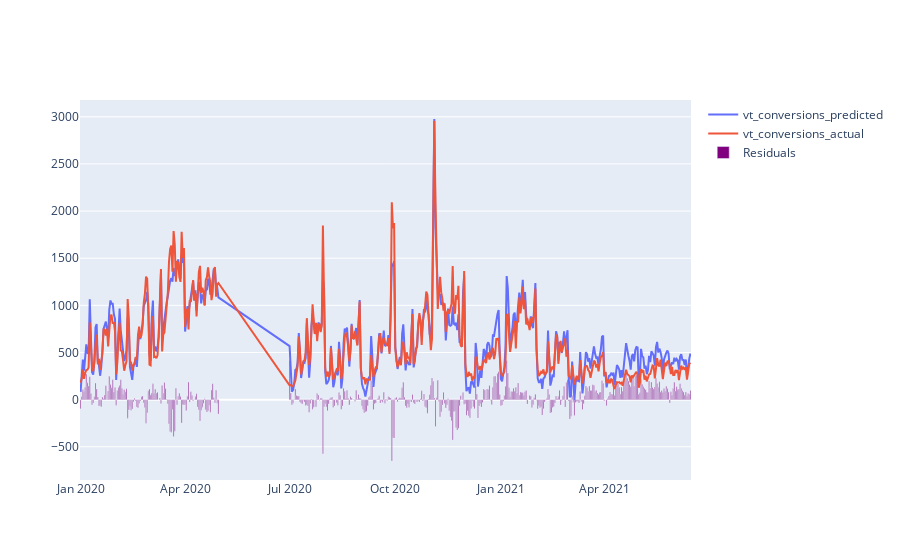

Write notebook code for a chart like this one.
### Code cell
model, results_df = get_predictions(X_train, X_test, y_train, y_test, vis=True)

### Figure 1 — Plotly figure (JSON) as saved in the notebook; plotly's stock layout.template omitted (floating-point values rounded to 4 significant figures; data arrays with more than 128 entries replaced by an {"elided": "..."} marker saying what was removed)
{"data": [{"mode": "lines", "name": "vt_conversions_predicted", "type": "scatter", "x": {"elided": "471 str values"}, "y": {"elided": "471 float values"}}, {"mode": "lines", "name": "vt_conversions_actual", "type": "scatter", "x": {"elided": "471 str values"}, "y": {"elided": "471 int values"}}, {"marker": {"color": "purple"}, "name": "Residuals", "type": "bar", "x": {"elided": "471 str values"}, "y": {"elided": "471 float values"}}], "layout": {"autosize": true, "xaxis": {"autorange": true, "range": ["2019-12-31 12:00", "2021-06-15 12:00"], "type": "date"}, "yaxis": {"autorange": true, "range": [-852.4, 3178.0], "type": "linear"}}}
